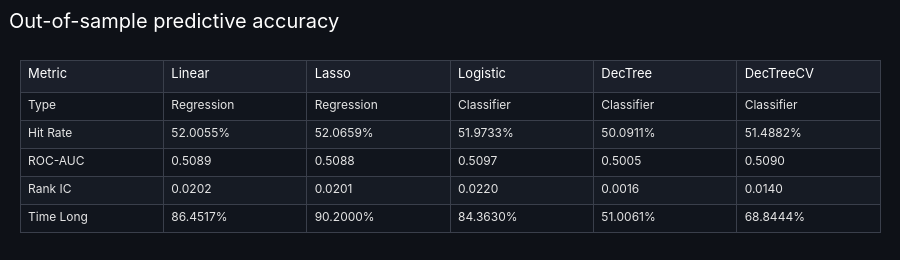

The cell this chart's notebook holds for it:
### Markdown cell above
## 4. Out-of-sample predictions and predictive accuracy
Each model produces a score: a forecast return or a probability.
- **Hit rate:** how often the long/flat call matched the actual direction.
- **ROC-AUC:** how well the score *ranks* up days above down days (0.5 = no skill).
- **Rank IC:** the Spearman correlation between the score and the realized return.

### Code cell
# Out-of-sample score of every model on the test period: hit rate, ROC-AUC, rank IC and time long
MODELS = {   # name -> (out-of-sample score, kind)
    'Linear':    (ols_model.predict(x_test_const), 'regression'),
    'Lasso':     (lasso_model.predict(x_test_scaled), 'regression'),
    'Logistic':  (logit_model.predict(x_test_const), 'classifier'),
    'DecTree':   (tree_model.predict_proba(x_test_scaled)[:, 1], 'classifier'),
    'DecTreeCV': (grid_search.best_estimator_.predict_proba(x_test_scaled)[:, 1], 'classifier'),
}
THRESHOLDS = {'regression': RETURN_THRESHOLD, 'classifier': PROB_THRESHOLD}

accuracy = {}
for name, (score, kind) in MODELS.items():
    score = pd.Series(np.asarray(score).ravel(), index=x_test.index)
    long = score > THRESHOLDS[kind]
    # Rank IC is undefined for a constant score (e.g. a Lasso that zeroed every coefficient)
    rank_ic = score.corr(test_fwd_returns, method='spearman') if score.nunique() > 1 else np.nan
    accuracy[name] = {'Type': kind.title(), 'Hit Rate': accuracy_score(y_dir_test, long),
                      'ROC-AUC': roc_auc_score(y_dir_test, score), 'Rank IC': rank_ic, 'Time Long': long.mean()}
accuracy = pd.DataFrame(accuracy)
func_lib.stats_table_figure(accuracy, 'Out-of-sample predictive accuracy', index_name='Metric',
                            pct_rows=('Hit Rate', 'Time Long'), decimals=4).show()

### Figure 1 — Plotly figure (JSON) as saved in the notebook; plotly's stock layout.template omitted (floating-point values rounded to 4 significant figures)
{"data": [{"cells": {"align": "left", "fill": {"color": [["#11151d", "#161b24", "#11151d", "#161b24", "#11151d"], ["#11151d", "#161b24", "#11151d", "#161b24", "#11151d"], ["#11151d", "#161b24", "#11151d", "#161b24", "#11151d"], ["#11151d", "#161b24", "#11151d", "#161b24", "#11151d"], ["#11151d", "#161b24", "#11151d", "#161b24", "#11151d"], ["#11151d", "#161b24", "#11151d", "#161b24", "#11151d"]]}, "font": {"color": "#e6e6e6", "size": 12}, "height": 28, "line": {"color": "#3a3f4b"}, "values": [["Type", "Hit Rate", "ROC-AUC", "Rank IC", "Time Long"], ["Regression", "52.0055%", "0.5089", "0.0202", "86.4517%"], ["Regression", "52.0659%", "0.5088", "0.0201", "90.2000%"], ["Classifier", "51.9733%", "0.5097", "0.0220", "84.3630%"], ["Classifier", "50.0911%", "0.5005", "0.0016", "51.0061%"], ["Classifier", "51.4882%", "0.5090", "0.0140", "68.8444%"]]}, "header": {"align": "left", "fill": {"color": "#1b1f2a"}, "font": {"color": "white", "size": 13}, "height": 32, "line": {"color": "#3a3f4b"}, "values": ["Metric", "Linear", "Lasso", "Logistic", "DecTree", "DecTreeCV"]}, "type": "table"}], "layout": {"height": 260, "margin": {"b": 10, "l": 20, "r": 20, "t": 60}, "title": {"text": "Out-of-sample predictive accuracy"}}}
